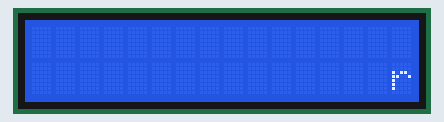
Simulated run of this sketch. Board: Arduino Uno, built with avr-gcc and run on an emulated ATmega328P. Parts: 16×2 character LCD.

Above: at 0.11 s.
At 0.62 s:
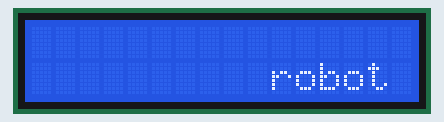
At 1.04 s:
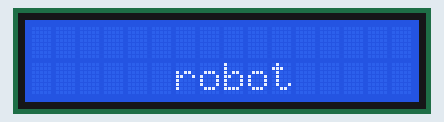
At 1.96 s:
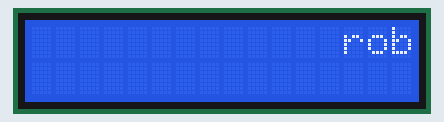
At 2.89 s:
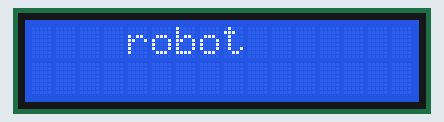
At 3.82 s:
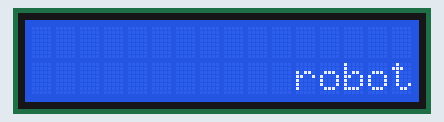

The sketch:

lcd_scrol_reverse.ino
```cpp
#include <LiquidCrystal.h>
LiquidCrystal Lcd(13,12,8,7,4,2);
int i,a;
void setup()
{
 Lcd.begin(16,2);
}
 void loop()
 {
  for(i=1;i>=0;i--)
 {
  for(a=15;a>=0;a--)
 {
  Lcd.setCursor(a,i);
  Lcd.print("robot");
  delay(100);
  Lcd.clear();
 }
 }
 }
```

Measured:
- by itself, everything shown: repeats every 3.3 s, in 32 steps
